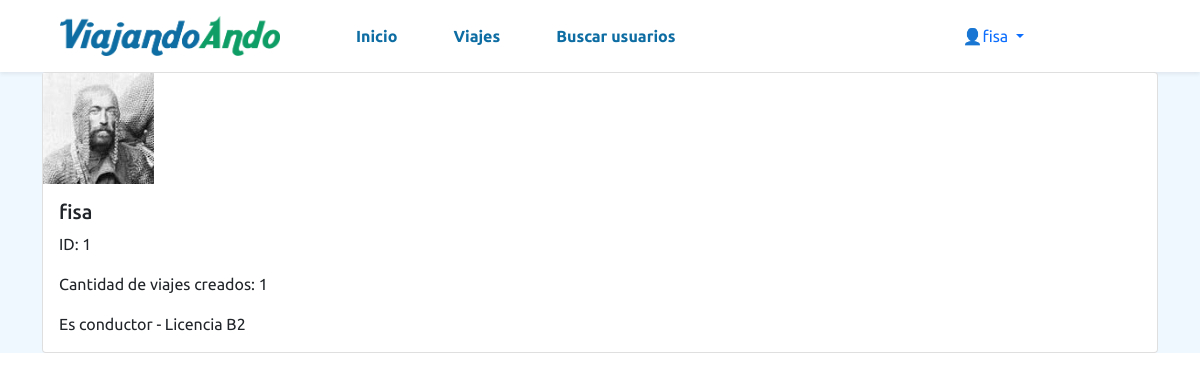
/accounts/user/1 (signed in), run on the app's committed database.
### users/models.py (models this page shows, shortened)
class Conductor(models.Model):
    user = models.OneToOneField(User, on_delete=models.CASCADE, primary_key=True)
    licencia = models.CharField(max_length=250)
    foto_perfil = models.ImageField(upload_to="images/", null=True, default=None)
    celular = models.BigIntegerField(blank=True, null=True, default=None);

### users/views.py (the view)
# urls.py: path("accounts/user/<int:id>", user_views.perfil_request, name="perfil"),
def perfil_request(request, id):
    if request.method == "GET":
        usuario = User.objects.get(pk=id)
        usuario_viajes = Viaje.objects.filter(conductor=usuario.id).count()
        try:
            conductor = Conductor.objects.get(user_id=usuario.id)
            return render (request, "perfil.html", {"usuario": usuario, "usuario_viajes": usuario_viajes, "conductor": conductor})
        except:
            print('error')
            return render (request, "perfil.html", {"usuario": usuario, "usuario_viajes": usuario_viajes})

### users/templates/perfil.html
{% extends 'base.html' %}
{% load static %}
{% block content_viaje %}
<div class="container w-100">
    <div class="card w-100 d-flex">
        {% if conductor != None %}
            <img src="/media/{{conductor.foto_perfil}}" style="width: 10%;" alt="Foto perfil">
        {% endif %}
        <div class="card-body">
          <h5 class="card-title">{{usuario.username}}</h5>
          <p class="card-text">ID: {{usuario.id}}</p>
          <p class="card-text">Cantidad de viajes creados: {{usuario_viajes}}</p>
          {% if conductor == None %}
            <p class="card-text">Es pasajero</p>
            {% else %}
            <p class="card-text">Es conductor - Licencia {{conductor.licencia}}</p>
          {% endif %}
        </div>
    </div>
</div>
{% endblock %}

### viajes/templates/base.html (shortened to what this page needs)
{% load static %}
<!DOCTYPE html>
<html lang="es">
<head>
  <link href="https://cdn.jsdelivr.net/npm/bootstrap@5.1.3/dist/css/bootstrap.min.css" rel="stylesheet">
  <link rel="stylesheet" href="{% static 'viajes/css/styles.css' %}" type="text/css">
</head>
<body>
  <header>
    <nav class="navbar navbar-expand-lg px-md-5 shadow-sm">
      <div class="container-fluid">
        <a href="/"><img class="logo" src="{% static 'viajes/img/logo.png' %}" alt="Logo"></a>
          <div class="collapse navbar-collapse" id="navbarSupportedContent">
              <div class="container-fluid d-flex justify-content-between p py-2">
                <ul class="navbar-nav gap-lg-4 ps-lg-5">
                    <li class="nav-item">
                      <a class="nav-link px-3 fw-bold itemNav rounded-pill" aria-current="page" href="/">Inicio</a>
                    </li>
                    <li class="nav-item">
                      <a class="nav-link px-3 fw-bold itemNav rounded-pill" href="{% url 'viajes' %}">Viajes</a>
                    </li>
                    <li class="nav-item">
                      <a class="nav-link px-3 fw-bold itemNav rounded-pill" href="/search/">Buscar usuarios</a>
                    </li>
                </ul>
                <div class="d-flex align-items-center justify-content-between gap-4">
                  {% if user.is_authenticated %}
                    <div class="collapse navbar-collapse me-5 pe-5" id="navbarNavLightDropdown">
                      <ul class="navbar-nav">
                        <li class="nav-item dropdown">
                          <a class="nav-link dropdown-toggle" href="#" role="button" data-bs-toggle="dropdown" aria-expanded="false">
                            👤{{user.username}}
                          </a>
                        </li>
                      </ul>
                    </div>
                  {% else %}
                      <a class="text-decoration-none" href="{% url 'register' %}">Registrarse</a>
                      <a class="btn btn-primary" href="{% url 'login' %}">Iniciar Sesion</a>
                  {% endif %}
                </div>
              </div>
          </div>
      </div>
    </nav>
  </header>
  <main>
    {% block content_viaje %}
    {% endblock %}
  </main>
</body>
</html>

### viajes/static/viajes/css/styles.css (style rules this page uses)
body { font-family: 'Ubuntu', sans-serif; }
.logo { width: 220px; }
main { background-color: aliceblue; }
.itemNav { color: #0e6da3; }

### data on the page
Conductor: foto_perfil (picture), licencia "B2"

### other printed values
{{ user.username }} "fisa"
{{ usuario.username }} "fisa"
{{ usuario.id }} "1"
{{ usuario_viajes }} "1"
